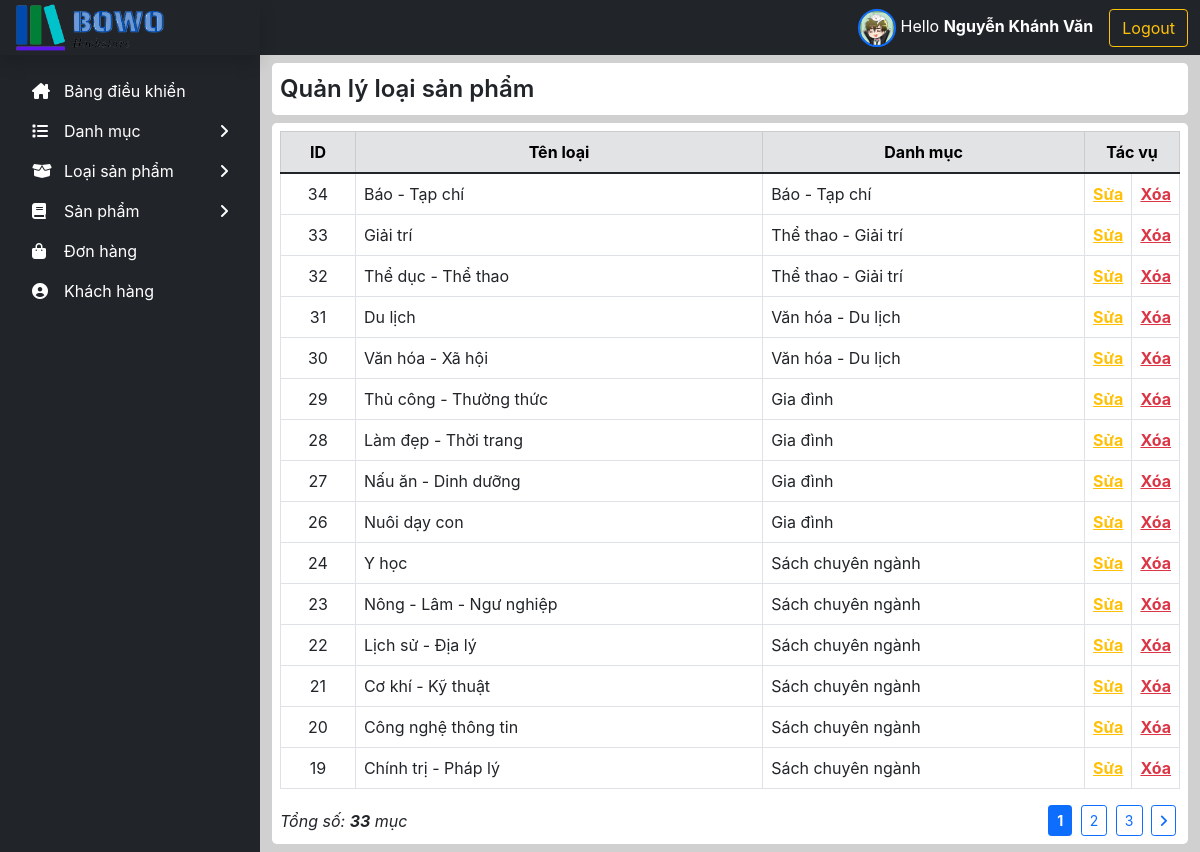
Screenshot of /admin/index.php?adpage=loaisp/hienthi (signed in) with the database file from the repository.
### tables this page shows
CREATE TABLE `loaisach` (
  `maLoai` int(11) NOT NULL,
  `tenLoai` varchar(30) NOT NULL,
  `maDM` int(11) DEFAULT NULL
);

CREATE TABLE `danhmuc` (
  `maDM` int(11) NOT NULL,
  `tenDM` varchar(30) NOT NULL
);

### admin/connect/helpers.php (called while the page is built, shortened)
<?php
function getData($sql)
{
    include('connect.php');
    $data = array();
    if ($query = mysqli_query($dbc, $sql)) {
        while ($row = mysqli_fetch_assoc($query)) {
            array_push($data, $row);
        }
    }
    return $data;
}
?>

### admin/views/loaisp/hienthi.php (the view, shortened to what this page needs)
<div class="main py-2">
    <div class="bg-white p-2 rounded-3 fs-4 fw-600">
        Quản lý loại sản phẩm
    </div>
    <div class="bg-white mt-2 p-2 rounded-3">
        <table class="table table-bordered">
            <thead>
                <tr class="table-secondary text-center">
                    <th scope="col" class="col-1">ID</th>
                    <th scope="col">Tên loại</th>
                    <th scope="col">Danh mục</th>
                    <th scope="col" colspan="2" class="col-1">Tác vụ</th>
                </tr>
            </thead>
            <tbody>
                <?php
                $item_per_page = 15;
                $current_page = !empty($_GET['page']) ? $_GET['page'] : 1;
                $offset = ($current_page - 1)*$item_per_page;
                $totalRecords = mysqli_query($dbc, "SELECT * FROM loaisach ");
                $totalRecords = mysqli_num_rows($totalRecords);
                $totalPages = ceil($totalRecords / $item_per_page);
                $query = '  SELECT * FROM loaisach JOIN danhmuc ON loaisach.maDM=danhmuc.maDM
                            ORDER BY maLoai DESC LIMIT '.$item_per_page.' OFFSET '.$offset.' ';
                $result = getData($query);
                foreach ($result as $value) {
                ?>
                <tr>
                    <td class="text-center"><?=$value['maLoai']?></td>
                    <td><?=$value['tenLoai']?></td>
                    <td><?=$value['tenDM']?></td>
                    <td><a href="index.php?adpage=loaisp/sua&id=<?=$value['maLoai']?>" class="text-warning fw-bold text-decoration-underline">Sửa</a></td>
                    <td><a href="index.php?adpage=loaisp/xuly&xoa=xoa&id=<?=$value['maLoai']?>" class="text-danger fw-bold text-decoration-underline">Xóa</i></a></td>
                </tr>
                <?php } ?>
            </tbody>
        </table>
        <div class="d-flex justify-content-between align-items-center mt-3">
            <i>Tổng số: <b><?=$totalRecords?></b> mục</i>
            <div>
                <?php
                for($num = 1; $num <= $totalPages; $num++) {
                    if($num != $current_page) {
                        if($num > $current_page-3 && $num < $current_page+3) {
                ?>
                <a href="?adpage=loaisp/hienthi&page=<?=$num?>" class="me-1 btn btn-sm btn-outline-primary"><?=$num?></a>
                <?php
                        }
                    } else {
                ?>
                <strong class="me-1 btn btn-sm btn-primary fw-bolder"><?=$num?></strong>
                <?php } } ?>
                <?php
                if($current_page < $totalPages) {
                    $next_page = $current_page+1;
                ?>
                <a href="?adpage=loaisp/hienthi&page=<?=$next_page?>" class="me-1 btn btn-sm btn-outline-primary">
                    <i class="fa-solid fa-angle-right"></i>
                </a>
                <?php } ?>
            </div>
        </div>
    </div>
</div>

### css/style-admin.css (style rules this page uses)
* { margin: 0px; padding: 0px; font-family: -apple-system, BlinkMacSystemFont, 'Segoe UI', Roboto, Oxygen, Ubuntu, Cantarell, 'Open Sans', 'Helvetica Neue', sans-serif; box-sizing: border-box; }
:root { --height-header: 55px; --width-menu: 260px }
a { text-decoration: none; color: unset; }
.fw-600 { font-weight: 600; }
th, td { vertical-align: middle; }

### rows the page displays
loaisach: maLoai "34", tenLoai "Báo - Tạp chí", maDM.tenDM "Báo - Tạp chí"
loaisach: maLoai "33", tenLoai "Giải trí", maDM.tenDM "Thể thao - Giải trí"
loaisach: maLoai "32", tenLoai "Thể dục - Thể thao", maDM.tenDM "Thể thao - Giải trí"
loaisach: maLoai "31", tenLoai "Du lịch", maDM.tenDM "Văn hóa - Du lịch"
loaisach: maLoai "30", tenLoai "Văn hóa - Xã hội", maDM.tenDM "Văn hóa - Du lịch"
loaisach: maLoai "29", tenLoai "Thủ công - Thường thức", maDM.tenDM "Gia đình"
loaisach: maLoai "28", tenLoai "Làm đẹp - Thời trang", maDM.tenDM "Gia đình"
loaisach: maLoai "27", tenLoai "Nấu ăn - Dinh dưỡng", maDM.tenDM "Gia đình"
loaisach: maLoai "26", tenLoai "Nuôi dạy con", maDM.tenDM "Gia đình"
loaisach: maLoai "24", tenLoai "Y học", maDM.tenDM "Sách chuyên ngành"
loaisach: maLoai "23", tenLoai "Nông - Lâm - Ngư nghiệp", maDM.tenDM "Sách chuyên ngành"
loaisach: maLoai "22", tenLoai "Lịch sử - Địa lý", maDM.tenDM "Sách chuyên ngành"
loaisach: maLoai "21", tenLoai "Cơ khí - Kỹ thuật", maDM.tenDM "Sách chuyên ngành"
loaisach: maLoai "20", tenLoai "Công nghệ thông tin", maDM.tenDM "Sách chuyên ngành"
loaisach: maLoai "19", tenLoai "Chính trị - Pháp lý", maDM.tenDM "Sách chuyên ngành"

### other values shown
$_SESSION['adName'] "Nguyễn Khánh Văn"
$totalRecords "33"
